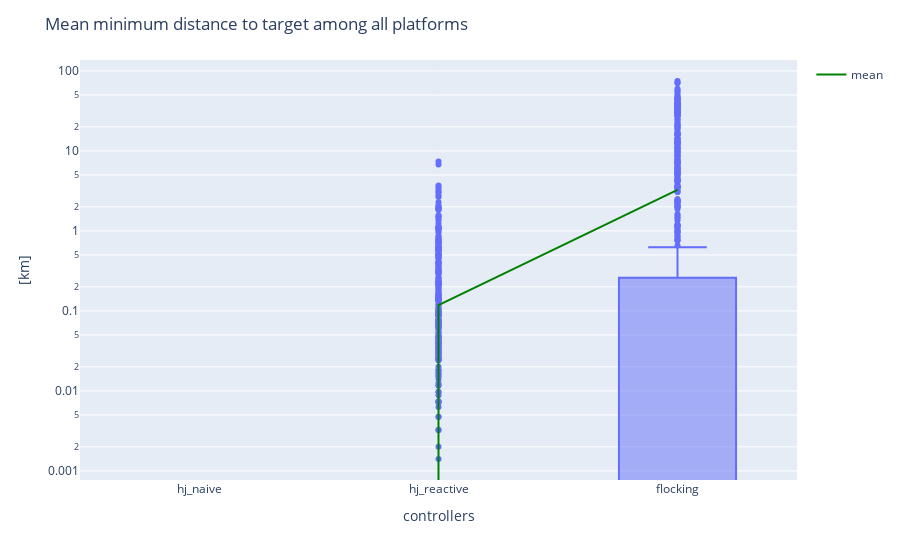

Notebook cell for this chart:
### Markdown cell above
+ Mean minimum distance to target among all platforms km

### Code cell
mean_min_dist_dict = {"hj_naive": Distance(deg=metrics_hj_naive["Mean minimum distance to target among all platforms in deg"]).km,
                      "hj_reactive": Distance(deg=metrics_hj_reactive["Mean minimum distance to target among all platforms in deg"]).km,
                      "flocking":Distance(deg=metrics_hj_flocking["Mean minimum distance to target among all platforms in deg"]).km}
idx_list = []
mean_min_dist_df = pd.DataFrame(mean_min_dist_dict)
fig_min_dist = px.box(mean_min_dist_df, log_y=True)
mean_trace = go.Scatter(
    x=mean_min_dist_df.columns,
    y=mean_min_dist_df.mean(),
    mode='lines',
    line=dict(color='green', width=2),
    showlegend=True,
    name="mean"
)
fig_min_dist.add_trace(mean_trace)
# Add custom x and y labels
fig_min_dist.update_layout(
    xaxis_title="controllers",
    yaxis_title=" [km]",
    title = {'text': "Mean minimum distance to target among all platforms"}
)
fig_min_dist.show()

### Figure 1 — Plotly figure (JSON) as saved in the notebook; plotly's stock layout.template omitted (floating-point values rounded to 4 significant figures; data arrays with more than 128 entries replaced by an {"elided": "..."} marker saying what was removed)
{"data": [{"alignmentgroup": "True", "hovertemplate": "variable=%{x}<br>value=%{y}<extra></extra>", "legendgroup": "", "marker": {"color": "#636efa"}, "name": "", "notched": false, "offsetgroup": "", "orientation": "v", "showlegend": false, "type": "box", "x": {"elided": "2745 str values"}, "x0": " ", "xaxis": "x", "y": {"elided": "2745 float values"}, "y0": " ", "yaxis": "y"}, {"line": {"color": "green", "width": 2}, "mode": "lines", "name": "mean", "showlegend": true, "type": "scatter", "x": ["hj_naive", "hj_reactive", "flocking"], "y": [0, 0.1178, 3.261]}], "layout": {"boxmode": "group", "legend": {"tracegroupgap": 0}, "margin": {"t": 60}, "title": {"text": "Mean minimum distance to target among all platforms"}, "xaxis": {"anchor": "y", "domain": [0, 1], "title": {"text": "controllers"}}, "yaxis": {"anchor": "x", "domain": [0, 1], "title": {"text": " [km]"}, "type": "log"}}}
